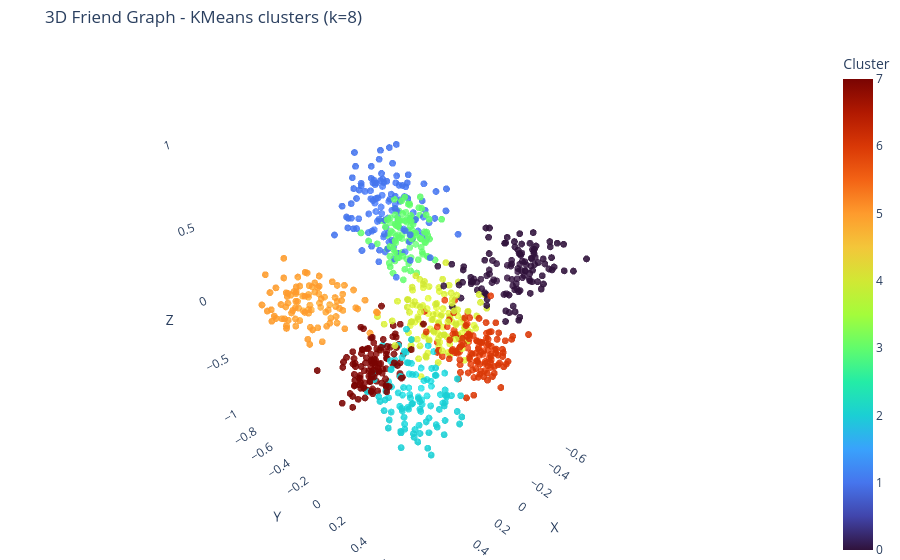

The notebook cell saved with this chart:
### Code cell
fig.update_layout(
    title=f"3D Friend Graph - KMeans clusters (k={k})",
    showlegend=False,
    margin=dict(l=0, r=0, b=0, t=45),
    scene=dict(
        xaxis=dict(
            title="X",
            visible=True,
            showgrid=True,
            zeroline=True,
            showticklabels=True,
            backgroundcolor="rgb(245,245,245)"
        ),
        yaxis=dict(
            title="Y",
            visible=True,
            showgrid=True,
            zeroline=True,
            showticklabels=True,
            backgroundcolor="rgb(245,245,245)"
        ),
        zaxis=dict(
            title="Z",
            visible=True,
            showgrid=True,
            zeroline=True,
            showticklabels=True,
            backgroundcolor="rgb(245,245,245)"
        ),
        aspectmode="data"
    )
)
fig.show()

### Figure 1 — Plotly figure (JSON) as saved in the notebook; plotly's stock layout.template omitted (floating-point values rounded to 4 significant figures; data arrays with more than 128 entries replaced by an {"elided": "..."} marker saying what was removed)
{"data": [{"hoverinfo": "none", "line": {"color": "rgba(120,120,120,0.20)", "width": 1}, "mode": "lines", "type": "scatter3d", "x": {"elided": "15663 float values"}, "y": {"elided": "15663 float values"}, "z": {"elided": "15663 float values"}}, {"hoverinfo": "text", "marker": {"color": {"elided": "900 int values"}, "colorbar": {"title": {"text": "Cluster"}}, "colorscale": [[0, "#30123b"], [0.07143, "#4145ab"], [0.1429, "#4675ed"], [0.2143, "#39a2fc"], [0.2857, "#1bcfd4"], [0.3571, "#24eca6"], [0.4286, "#61fc6c"], [0.5, "#a4fc3b"], [0.5714, "#d1e834"], [0.6429, "#f3c63a"], [0.7143, "#fe9b2d"], [0.7857, "#f36315"], [0.8571, "#d93806"], [0.9286, "#b11901"], [1, "#7a0402"]], "opacity": 0.9, "size": 4}, "mode": "markers", "text": {"elided": "900 str values"}, "type": "scatter3d", "x": {"elided": "900 float values"}, "y": {"elided": "900 float values"}, "z": {"elided": "900 float values"}}], "layout": {"margin": {"b": 0, "l": 0, "r": 0, "t": 45}, "scene": {"aspectmode": "data", "xaxis": {"backgroundcolor": "rgb(245,245,245)", "showbackground": false, "showgrid": true, "showticklabels": true, "title": {"text": "X"}, "visible": true, "zeroline": true}, "yaxis": {"backgroundcolor": "rgb(245,245,245)", "showbackground": false, "showgrid": true, "showticklabels": true, "title": {"text": "Y"}, "visible": true, "zeroline": true}, "zaxis": {"backgroundcolor": "rgb(245,245,245)", "showbackground": false, "showgrid": true, "showticklabels": true, "title": {"text": "Z"}, "visible": true, "zeroline": true}}, "showlegend": false, "title": {"text": "3D Friend Graph - KMeans clusters (k=8)"}}}
